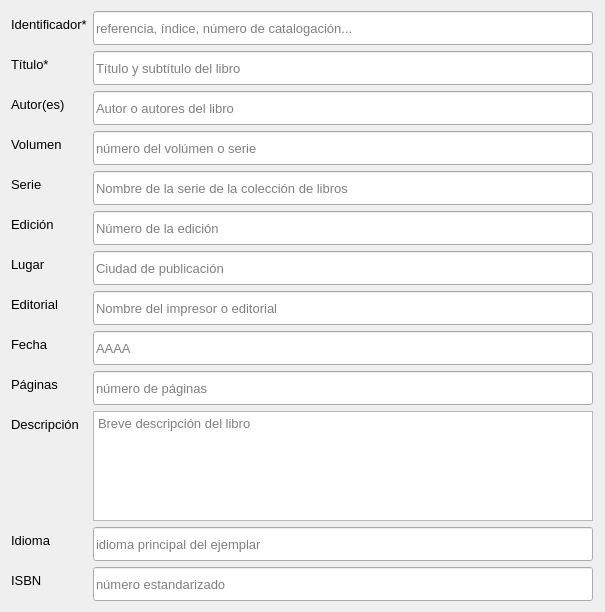
                       <widget class="QWidget" name="scrollAreaWidgetContents_6">
                        <property name="geometry">
                         <rect>
                          <x>0</x>
                          <y>0</y>
                          <width>605</width>
                          <height>612</height>
                         </rect>
                        </property>
                        <layout class="QVBoxLayout" name="verticalLayout_16">
                         <item>
                          <layout class="QFormLayout" name="formLayout_5">
                           <item row="2" column="0">
                            <widget class="QLabel" name="tituloLabel_12">
                             <property name="font">
                              <font>
                               <pointsize>10</pointsize>
                              </font>
                             </property>
                             <property name="text">
                              <string>Título*</string>
                             </property>
                            </widget>
                           </item>
                           <item row="2" column="1">
                            <widget class="QLineEdit" name="titulolibrolineEdit">
                             <property name="minimumSize">
                              <size>
                               <width>500</width>
                               <height>34</height>
                              </size>
                             </property>
                             <property name="maximumSize">
                              <size>
                               <width>500</width>
                               <height>34</height>
                              </size>
                             </property>
                             <property name="font">
                              <font>
                               <pointsize>10</pointsize>
                              </font>
                             </property>
                             <property name="layoutDirection">
                              <enum>Qt::LeftToRight</enum>
                             </property>
                             <property name="text">
                              <string/>
                             </property>
                             <property name="placeholderText">
                              <string>Título y subtítulo del libro</string>
                             </property>
                            </widget>
                           </item>
                           <item row="3" column="0">
                            <widget class="QLabel" name="tituloLabel_16">
                             <property name="font">
                              <font>
                               <pointsize>10</pointsize>
                              </font>
                             </property>
                             <property name="text">
                              <string>Autor(es)</string>
                             </property>
                            </widget>
                           </item>
                           <item row="3" column="1">
                            <widget class="QLineEdit" name="autorlibrolineEdit">
                             <property name="minimumSize">
                              <size>
                               <width>500</width>
                               <height>34</height>
                              </size>
                             </property>
                             <property name="maximumSize">
                              <size>
                               <width>500</width>
                               <height>34</height>
                              </size>
                             </property>
                             <property name="font">
                              <font>
                               <pointsize>10</pointsize>
                              </font>
                             </property>
                             <property name="layoutDirection">
                              <enum>Qt::LeftToRight</enum>
                             </property>
                             <property name="text">
                              <string/>
                             </property>
                             <property name="placeholderText">
                              <string>Autor o autores del libro</string>
                             </property>
                            </widget>
                           </item>
                           <item row="4" column="0">
                            <widget class="QLabel" name="tituloLabel_13">
                             <property name="font">
                              <font>
                               <pointsize>10</pointsize>
                              </font>
                             </property>
                             <property name="text">
                              <string>Volumen</string>
                             </property>
                            </widget>
                           </item>
                           <item row="4" column="1">
                            <widget class="QLineEdit" name="volumelibrolineEdit">
                             <property name="minimumSize">
                              <size>
                               <width>500</width>
                               <height>34</height>
                              </size>
                             </property>
                             <property name="maximumSize">
                              <size>
                               <width>500</width>
                               <height>34</height>
                              </size>
                             </property>
                             <property name="font">
                              <font>
                               <pointsize>10</pointsize>
                              </font>
                             </property>
                             <property name="layoutDirection">
                              <enum>Qt::LeftToRight</enum>
                             </property>
                             <property name="placeholderText">
                              <string>número del volúmen o serie</string>
                             </property>
                            </widget>
                           </item>
                           <item row="7" column="0">
                            <widget class="QLabel" name="tituloLabel_14">
                             <property name="font">
                              <font>
                               <pointsize>10</pointsize>
                              </font>
                             </property>
                             <property name="text">
                              <string>Serie</string>
                             </property>
                            </widget>
                           </item>
                           <item row="7" column="1">
                            <widget class="QLineEdit" name="serieLibrolineEdit">
                             <property name="minimumSize">
                              <size>
                               <width>500</width>
                               <height>34</height>
                              </size>
                             </property>
                             <property name="maximumSize">
                              <size>
                               <width>500</width>
                               <height>34</height>
                              </size>
                             </property>
                             <property name="font">
                              <font>
                               <pointsize>10</pointsize>
                              </font>
                             </property>
                             <property name="layoutDirection">
                              <enum>Qt::LeftToRight</enum>
                             </property>
                             <property name="placeholderText">
                              <string>Nombre de la serie de la colección de libros</string>
                             </property>
                            </widget>
                           </item>
                           <item row="8" column="0">
                            <widget class="QLabel" name="label_9">
                             <property name="font">
                              <font>
                               <pointsize>10</pointsize>
                              </font>
                             </property>
                             <property name="text">
                              <string>Edición</string>
                             </property>
                            </widget>
                           </item>
                           <item row="8" column="1">
                            <widget class="QLineEdit" name="edicionLibrolineEdit">
                             <property name="minimumSize">
                              <size>
                               <width>500</width>
                               <height>34</height>
                              </size>
                             </property>
                             <property name="maximumSize">
                              <size>
                               <width>500</width>
                               <height>34</height>
                              </size>
                             </property>
                             <property name="font">
                              <font>
                               <pointsize>10</pointsize>
                              </font>
                             </property>
                             <property name="placeholderText">
                              <string>Número de la edición</string>
                             </property>
                            </widget>
                           </item>
                           <item row="9" column="0">
                            <widget class="QLabel" name="label_10">
                             <property name="font">
                              <font>
                               <pointsize>10</pointsize>
                              </font>
                             </property>
                             <property name="text">
                              <string>Lugar</string>
                             </property>
                            </widget>
                           </item>
                           <item row="9" column="1">
                            <widget class="QLineEdit" name="lugarLibrolineEdit">
                             <property name="minimumSize">
                              <size>
                               <width>500</width>
                               <height>34</height>
                              </size>
                             </property>
                             <property name="maximumSize">
                              <size>
                               <width>500</width>
                               <height>34</height>
                              </size>
                             </property>
                             <property name="font">
                              <font>
                               <pointsize>10</pointsize>
                              </font>
                             </property>
                             <property name="placeholderText">
                              <string>Ciudad de publicación</string>
                             </property>
                            </widget>
                           </item>
                           <item row="10" column="0">
                            <widget class="QLabel" name="label_11">
                             <property name="font">
                              <font>
                               <pointsize>10</pointsize>
                              </font>
                             </property>
                             <property name="text">
                              <string>Editorial</string>
                             </property>
                            </widget>
                           </item>
                           <item row="10" column="1">
                            <widget class="QLineEdit" name="editorialLibrolineEdit">
                             <property name="minimumSize">
                              <size>
                               <width>500</width>
                               <height>34</height>
                              </size>
                             </property>
                             <property name="maximumSize">
                              <size>
                               <width>500</width>
                               <height>34</height>
                              </size>
                             </property>
                             <property name="font">
                              <font>
                               <pointsize>10</pointsize>
                              </font>
                             </property>
                             <property name="placeholderText">
                              <string>Nombre del impresor o editorial</string>
                             </property>
                            </widget>
                           </item>
                           <item row="13" column="0">
                            <widget class="QLabel" name="label_8">
                             <property name="font">
                              <font>
                               <pointsize>10</pointsize>
                              </font>
                             </property>
                             <property name="text">
                              <string>Fecha</string>
                             </property>
                            </widget>
                           </item>
                           <item row="13" column="1">
                            <widget class="QLineEdit" name="fechaLibrolineEdit">
                             <property name="minimumSize">
                              <size>
                               <width>500</width>
                               <height>34</height>
                              </size>
                             </property>
                             <property name="maximumSize">
                              <size>
                               <width>500</width>
                               <height>34</height>
                              </size>
                             </property>
                             <property name="font">
                              <font>
                               <pointsize>10</pointsize>
                              </font>
                             </property>
                             <property name="placeholderText">
                              <string>AAAA</string>
                             </property>
                            </widget>
                           </item>
                           <item row="14" column="0">
                            <widget class="QLabel" name="tituloLabel_15">
                             <property name="font">
                              <font>
                               <pointsize>10</pointsize>
                              </font>
                             </property>
                             <property name="text">
                              <string>Páginas</string>
                             </property>
                            </widget>
                           </item>
                           <item row="14" column="1">
                            <widget class="QLineEdit" name="paginasLibrolineEdit">
                             <property name="minimumSize">
                              <size>
                               <width>500</width>
                               <height>34</height>
                              </size>
                             </property>
                             <property name="maximumSize">
                              <size>
                               <width>500</width>
                               <height>34</height>
                              </size>
                             </property>
                             <property name="font">
                              <font>
                               <pointsize>10</pointsize>
                              </font>
                             </property>
                             <property name="layoutDirection">
                              <enum>Qt::LeftToRight</enum>
                             </property>
                             <property name="placeholderText">
                              <string>número de páginas</string>
                             </property>
                            </widget>
                           </item>
                           <item row="17" column="0">
                            <widget class="QLabel" name="numextLabel_6">
                             <property name="font">
                              <font>
                               <pointsize>10</pointsize>
                              </font>
                             </property>
                             <property name="text">
                              <string>Descripción</string>
                             </property>
                            </widget>
                           </item>
                           <item row="17" column="1">
                            <widget class="QPlainTextEdit" name="descripcionLibrolineEdit">
                             <property name="sizePolicy">
                              <sizepolicy hsizetype="Expanding" vsizetype="Expanding">
                               <horstretch>0</horstretch>
                               <verstretch>0</verstretch>
                              </sizepolicy>
                             </property>
                             <property name="minimumSize">
                              <size>
                               <width>500</width>
                               <height>70</height>
                              </size>
                             </property>
                             <property name="maximumSize">
                              <size>
                               <width>500</width>
                               <height>250</height>
                              </size>
                             </property>
                             <property name="font">
                              <font>
                               <pointsize>10</pointsize>
                              </font>
                             </property>
                             <property name="styleSheet">
                              <string notr="true">Breve resumen del tema del documento</string>
                             </property>
                             <property name="placeholderText">
                              <string>Breve descripción del libro</string>
                             </property>
                            </widget>
                           </item>
                           <item row="18" column="0">
                            <widget class="QLabel" name="identificadoresLabel_9">
                             <property name="font">
                              <font>
                               <pointsize>10</pointsize>
                              </font>
                             </property>
                             <property name="text">
                              <string>Idioma</string>
                             </property>
                            </widget>
                           </item>
                           <item row="18" column="1">
                            <widget class="QLineEdit" name="idiomaLibrolineEdit">
                             <property name="minimumSize">
                              <size>
                               <width>500</width>
                               <height>34</height>
                              </size>
                             </property>
                             <property name="maximumSize">
                              <size>
                               <width>500</width>
                               <height>34</height>
                              </size>
                             </property>
                             <property name="font">
                              <font>
                               <pointsize>10</pointsize>
                              </font>
                             </property>
                             <property name="text">
                              <string/>
                             </property>
                             <property name="placeholderText">
                              <string>idioma principal del ejemplar</string>
                             </property>
                            </widget>
                           </item>
                           <item row="19" column="0">
                            <widget class="QLabel" name="identificadoresLabel_10">
                             <property name="font">
                              <font>
                               <pointsize>10</pointsize>
                              </font>
                             </property>
                             <property name="text">
                              <string>ISBN</string>
                             </property>
                            </widget>
                           </item>
                           <item row="19" column="1">
                            <widget class="QLineEdit" name="isbnLibrolineEdit">
                             <property name="minimumSize">
                              <size>
                               <width>500</width>
                               <height>34</height>
                              </size>
                             </property>
                             <property name="maximumSize">
                              <size>
                               <width>500</width>
                               <height>34</height>
                              </size>
                             </property>
                             <property name="font">
                              <font>
                               <pointsize>10</pointsize>
                              </font>
                             </property>
                             <property name="text">
                              <string/>
                             </property>
                             <property name="placeholderText">
                              <string>número estandarizado</string>
                             </property>
                            </widget>
                           </item>
                           <item row="1" column="1">
                            <widget class="QLineEdit" name="identificadoresLibrolineEdit">
                             <property name="minimumSize">
                              <size>
                               <width>500</width>
                               <height>34</height>
                              </size>
                             </property>
                             <property name="maximumSize">
                              <size>
                               <width>500</width>
                               <height>34</height>
                              </size>
                             </property>
                             <property name="font">
                              <font>
                               <pointsize>10</pointsize>
                              </font>
                             </property>
                             <property name="placeholderText">
                              <string>referencia, índice, número de catalogación...</string>
                             </property>
                            </widget>
                           </item>
                           <item row="1" column="0">
                            <widget class="QLabel" name="identificadoresLabel_11">
                             <property name="font">
                              <font>
                               <pointsize>10</pointsize>
                              </font>
                             </property>
                             <property name="text">
                              <string>Identificador*</string>
                             </property>
                            </widget>
                           </item>
                          </layout>
                         </item>
                        </layout>
                       </widget>
